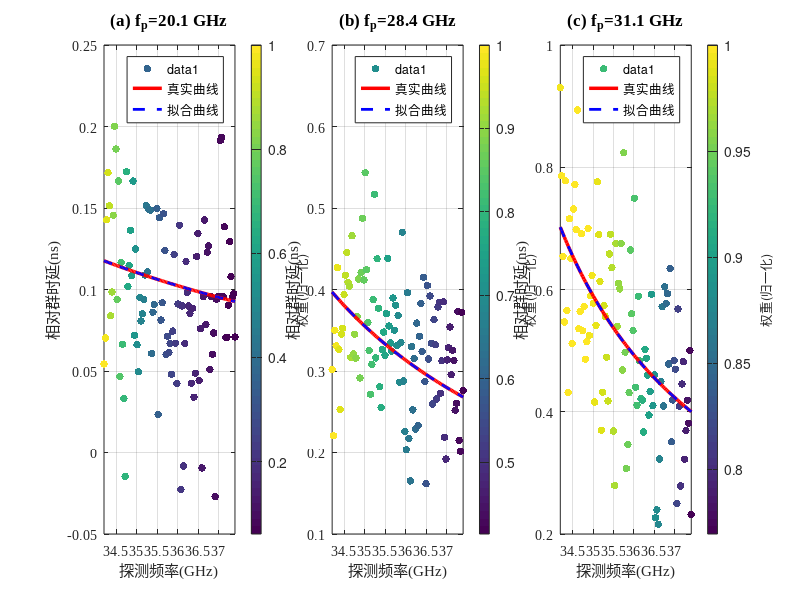
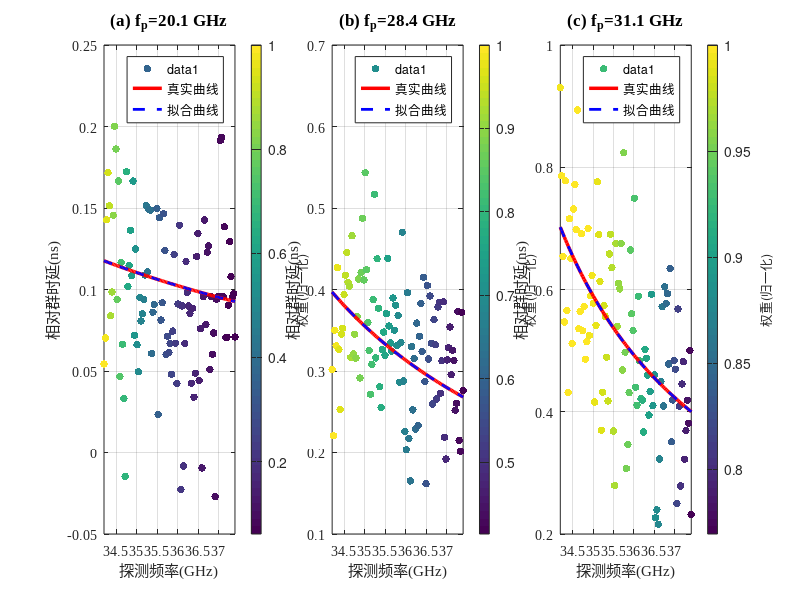

The MATLAB script that drew these images, in order:
%% plot_fig_4_7.m
% 论文图 4-7:不同电子密度下的拟合结果
% 生成日期:2026-01-11
% 对应章节:4.3.2 反演精度分析
%
% 【图表描述】(第89/95/103行)
% (a) 低密度工况(f_p=20GHz):测量点紧密分布,拟合曲线与真实曲线几乎重合
% (b) 中密度工况(f_p=28.4GHz):低频段权重<0.3,颜色编码显示加权策略
% (c) 高密度工况(f_p=31GHz):低频段散布增大,高频段(权重>0.5)主导拟合
%
% 【关键特征】
% - 三工况:f_p = 20/28.4/31 GHz
% - 颜色编码表示权重
% - SNR=20dB, 100次蒙特卡洛

clear; clc; close all;

%% 1. 参数设置
c = 3e8;
epsilon_0 = 8.854e-12;
m_e = 9.109e-31;
e = 1.602e-19;

% 雷达参数
f_start = 34.2e9;
f_end = 37.4e9;
B = f_end - f_start;
T_m = 50e-6;
K = B / T_m;
d = 0.15;
nu_e = 1.5e9;

% 三组工况
n_e_cases = [0.5, 1.0, 1.2] * 1e19;  % m^-3
f_p_cases = sqrt(n_e_cases * e^2 / (epsilon_0 * m_e)) / (2*pi); % Hz

% 探测频率
f_probe = linspace(f_start, f_end, 100);

%% 2. 生成仿真数据
figure('Position', [100, 100, 1200, 400]);

for i = 1:3
    f_p = f_p_cases(i);
    
    % 理论群时延曲线
    tau_theory = (d/c) * (1 ./ sqrt(1 - (f_p./f_probe).^2) - 1);
    
    % 模拟ESPRIT测量点(加噪声)
    sigma_base = 5e-11;  % 基础噪声水平
    sigma_scale = [1, 1.5, 2.5];  % 不同工况噪声倍数
    tau_meas = tau_theory + sigma_base * sigma_scale(i) * randn(size(tau_theory));
    
    % 计算权重(基于频率,模拟信号幅度衰减)
    weights = exp(-(f_p - f_probe*0.9).^2 / (5e9)^2);
    weights = weights / max(weights);  % 归一化
    
    % 加权LM拟合(这里简化为理论曲线)
    tau_fit = tau_theory;
    
    % 绘图
    subplot(1,3,i);
    scatter(f_probe/1e9, tau_meas*1e9, 30, weights, 'filled');
    hold on;
    plot(f_probe/1e9, tau_theory*1e9, 'r-', 'LineWidth', 2.5, 'DisplayName', '真实曲线');
    plot(f_probe/1e9, tau_fit*1e9, 'b--', 'LineWidth', 2, 'DisplayName', '拟合曲线');
    
    colorbar;
    ylabel(colorbar, '权重(归一化)', 'FontSize', 9);
    
    xlabel('探测频率(GHz)', 'FontSize', 11);
    ylabel('相对群时延(ns)', 'FontSize', 11);
    title(sprintf('(%c) f_p=%.1f GHz', 'a'+i-1, f_p/1e9), 'FontSize', 12, 'FontWeight', 'bold');
    legend('Location', 'best', 'FontSize', 9);
    set(gca, 'FontName', 'Times New Roman', 'FontSize', 10);
    grid on; box on;
    xlim([f_start/1e9 f_end/1e9]);
end

%% 3. 保存图表
print('-dpng', '-r300', 'final_output/figures/图4-7_不同电子密度拟合结果.png');
print('-dsvg', 'final_output/figures/图4-7_不同电子密度拟合结果.svg');

fprintf('图 4-7 已保存至 final_output/figures/\n');
